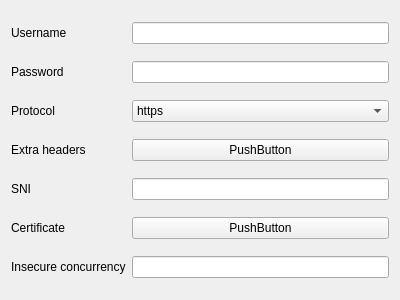
<?xml version="1.0" encoding="UTF-8"?>
<ui version="4.0">
 <class>EditNaive</class>
 <widget class="QWidget" name="EditNaive">
  <property name="geometry">
   <rect>
    <x>0</x>
    <y>0</y>
    <width>400</width>
    <height>300</height>
   </rect>
  </property>
  <property name="windowTitle">
   <string notr="true">EditNaive</string>
  </property>
  <layout class="QGridLayout" name="gridLayout">
   <item row="0" column="0">
    <widget class="QLabel" name="label">
     <property name="text">
      <string>Username</string>
     </property>
    </widget>
   </item>
   <item row="0" column="1">
    <widget class="MyLineEdit" name="username"/>
   </item>
   <item row="1" column="0">
    <widget class="QLabel" name="label_2">
     <property name="text">
      <string>Password</string>
     </property>
    </widget>
   </item>
   <item row="1" column="1">
    <widget class="MyLineEdit" name="password"/>
   </item>
   <item row="2" column="0">
    <widget class="QLabel" name="label_3">
     <property name="text">
      <string>Protocol</string>
     </property>
    </widget>
   </item>
   <item row="2" column="1">
    <widget class="QComboBox" name="protocol">
     <item>
      <property name="text">
       <string notr="true">https</string>
      </property>
     </item>
     <item>
      <property name="text">
       <string notr="true">quic</string>
      </property>
     </item>
    </widget>
   </item>
   <item row="3" column="0">
    <widget class="QLabel" name="label_4">
     <property name="text">
      <string>Extra headers</string>
     </property>
    </widget>
   </item>
   <item row="3" column="1">
    <widget class="QPushButton" name="extra_headers">
     <property name="text">
      <string notr="true">PushButton</string>
     </property>
    </widget>
   </item>
   <item row="4" column="0">
    <widget class="QLabel" name="label_6">
     <property name="text">
      <string>SNI</string>
     </property>
    </widget>
   </item>
   <item row="4" column="1">
    <widget class="MyLineEdit" name="sni"/>
   </item>
   <item row="5" column="0">
    <widget class="QLabel" name="label_7">
     <property name="text">
      <string>Certificate</string>
     </property>
    </widget>
   </item>
   <item row="5" column="1">
    <widget class="QPushButton" name="certificate">
     <property name="text">
      <string notr="true">PushButton</string>
     </property>
    </widget>
   </item>
   <item row="6" column="0">
    <widget class="QLabel" name="label_5">
     <property name="text">
      <string>Insecure concurrency</string>
     </property>
    </widget>
   </item>
   <item row="6" column="1">
    <widget class="MyLineEdit" name="insecure_concurrency"/>
   </item>
  </layout>
 </widget>
 <customwidgets>
  <customwidget>
   <class>MyLineEdit</class>
   <extends>QLineEdit</extends>
   <header>ui/widget/MyLineEdit.h</header>
  </customwidget>
 </customwidgets>
 <resources/>
 <connections/>
</ui>
